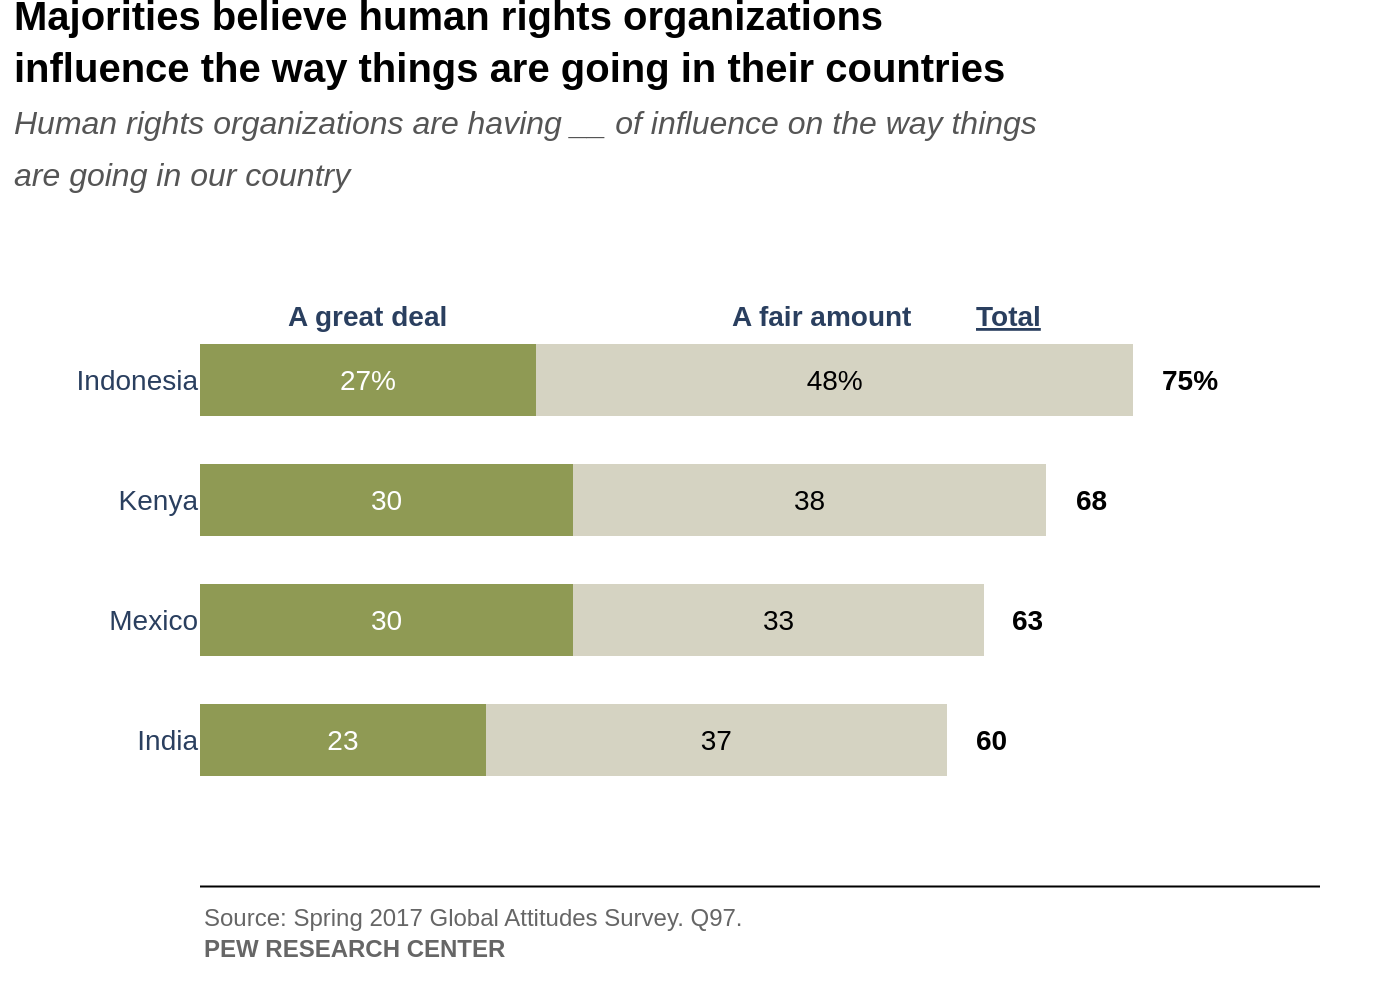

Write the Python code that produced this figure.
import sys
import json
import pathlib
import plotly.graph_objects as go

# --- 1. Load data from JSON file ---
if len(sys.argv) != 2:
    print("Usage: python script.py <path_to_json_file>")
    sys.exit(1)

json_path = pathlib.Path(sys.argv[1])
if not json_path.is_file():
    print(f"Error: JSON file not found at {json_path}")
    sys.exit(1)

with open(json_path, 'r', encoding='utf-8') as f:
    chart_data = json.load(f)

# --- 2. Prepare data for Plotly ---
data = chart_data['chart_data']
texts = chart_data['texts']
colors = chart_data['colors']

# Data is presented top-to-bottom in the image. Plotly's y-axis is reversed,
# so we reverse our data lists to match the visual order.
data_reversed = data[::-1]
categories = [d['category'] for d in data_reversed]
series_count = len(texts['series_names'])

x_values = [[d['values'][i] for d in data_reversed] for i in range(series_count)]
text_labels = [[d['labels'][i] for d in data_reversed] for i in range(series_count)]
total_labels = [d['total_label'] for d in data_reversed]
totals = [sum(d['values']) for d in data_reversed]

# --- 3. Create the figure ---
fig = go.Figure()

# Add bar traces for each series
for i in range(series_count):
    fig.add_trace(go.Bar(
        y=categories,
        x=x_values[i],
        name=texts['series_names'][i],
        orientation='h',
        marker=dict(
            color=colors['series'][i],
            line=dict(width=0)
        ),
        text=text_labels[i],
        textposition='inside',
        insidetextanchor='middle',
        textfont=dict(
            family='Arial',
            size=14,
            color=colors['text_on_bar'][i]
        ),
        hoverinfo='none'
    ))

# --- 4. Add annotations and shapes ---
# Add "Total" value annotations to the right of the bars
for i, total in enumerate(totals):
    fig.add_annotation(
        x=total + 2,  # Position slightly to the right of the bar
        y=categories[i],
        text=f"<b>{total_labels[i]}</b>",
        showarrow=False,
        xanchor='left',
        yanchor='middle',
        font=dict(family='Arial', size=14, color='black')
    )

# Add custom headers above the plotting area
y_header_position = 1.05 # Position in paper coordinates above the plot area
fig.add_annotation(
    x=13.5, y=y_header_position, xref='x', yref='paper',
    text=f"<b>{texts['series_names'][0]}</b>",
    showarrow=False, xanchor='center', font=dict(family='Arial', size=14)
)
fig.add_annotation(
    x=50, y=y_header_position, xref='x', yref='paper',
    text=f"<b>{texts['series_names'][1]}</b>",
    showarrow=False, xanchor='center', font=dict(family='Arial', size=14)
)
fig.add_annotation(
    x=totals[0] + 2, y=y_header_position, xref='x', yref='paper',
    text=f"<b>{texts['total_header']}</b>",
    showarrow=False, xanchor='left', font=dict(family='Arial', size=14)
)


# Add horizontal line above the source
fig.add_shape(
    type="line",
    xref="paper", yref="paper",
    x0=0, y0=-0.18, x1=1, y1=-0.18,
    line=dict(color="black", width=1)
)

# Add source text annotation
fig.add_annotation(
    xref="paper", yref="paper",
    x=0, y=-0.21,
    xanchor="left", yanchor="top",
    align="left",
    text=texts['source'],
    showarrow=False,
    font=dict(family='Arial', size=12, color='#666666')
)


# --- 5. Configure layout ---
full_title = f"<b>{texts['title']}</b><br><span style='font-size:16px;color:#555555;'>{texts['subtitle']}</span>"

fig.update_layout(
    barmode='stack',
    title=dict(
        text=full_title,
        font=dict(family='Arial', size=20, color='black'),
        y=0.97,
        x=0.01,
        xanchor='left',
        yanchor='top'
    ),
    xaxis=dict(
        showgrid=False,
        zeroline=False,
        showticklabels=False,
        visible=False,
        range=[0, max(totals) + 15] # Ensure space for total labels
    ),
    yaxis=dict(
        showgrid=False,
        showline=False,
        tickfont=dict(family='Arial', size=14)
    ),
    showlegend=False,
    plot_bgcolor='white',
    paper_bgcolor='white',
    margin=dict(l=100, r=40, t=160, b=100),
    bargap=0.4
)

# --- 6. Save the output ---
output_filename = json_path.stem + '.png'
fig.write_image(output_filename, scale=2)
print(f"Chart saved to {output_filename}")
